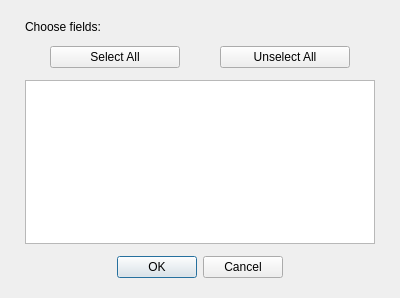
<?xml version="1.0" encoding="UTF-8"?>
<ui version="4.0">
 <class>FieldChooser</class>
 <widget class="QDialog" name="FieldChooser">
  <property name="windowModality">
   <enum>Qt::ApplicationModal</enum>
  </property>
  <property name="geometry">
   <rect>
    <x>0</x>
    <y>0</y>
    <width>400</width>
    <height>298</height>
   </rect>
  </property>
  <property name="windowTitle">
   <string>XYTools - Save as Excel</string>
  </property>
  <property name="sizeGripEnabled">
   <bool>false</bool>
  </property>
  <layout class="QVBoxLayout" name="verticalLayout">
   <property name="spacing">
    <number>0</number>
   </property>
   <property name="leftMargin">
    <number>25</number>
   </property>
   <property name="topMargin">
    <number>20</number>
   </property>
   <property name="rightMargin">
    <number>25</number>
   </property>
   <property name="bottomMargin">
    <number>20</number>
   </property>
   <item>
    <widget class="QLabel" name="label">
     <property name="text">
      <string>Choose fields:</string>
     </property>
     <property name="margin">
      <number>0</number>
     </property>
    </widget>
   </item>
   <item>
    <spacer name="verticalSpacer_3">
     <property name="orientation">
      <enum>Qt::Vertical</enum>
     </property>
     <property name="sizeHint" stdset="0">
      <size>
       <width>20</width>
       <height>40</height>
      </size>
     </property>
    </spacer>
   </item>
   <item>
    <layout class="QHBoxLayout" name="selectButtonsLayout">
     <property name="spacing">
      <number>40</number>
     </property>
     <property name="leftMargin">
      <number>25</number>
     </property>
     <property name="topMargin">
      <number>0</number>
     </property>
     <property name="rightMargin">
      <number>25</number>
     </property>
     <property name="bottomMargin">
      <number>0</number>
     </property>
     <item>
      <widget class="QPushButton" name="selectAll">
       <property name="text">
        <string>Select All</string>
       </property>
      </widget>
     </item>
     <item>
      <widget class="QPushButton" name="unselectAll">
       <property name="text">
        <string>Unselect All</string>
       </property>
      </widget>
     </item>
    </layout>
   </item>
   <item>
    <spacer name="verticalSpacer_2">
     <property name="orientation">
      <enum>Qt::Vertical</enum>
     </property>
     <property name="sizeHint" stdset="0">
      <size>
       <width>20</width>
       <height>40</height>
      </size>
     </property>
    </spacer>
   </item>
   <item>
    <widget class="QListWidget" name="fieldList"/>
   </item>
   <item>
    <spacer name="verticalSpacer">
     <property name="orientation">
      <enum>Qt::Vertical</enum>
     </property>
     <property name="sizeHint" stdset="0">
      <size>
       <width>20</width>
       <height>40</height>
      </size>
     </property>
    </spacer>
   </item>
   <item>
    <widget class="QDialogButtonBox" name="buttons">
     <property name="orientation">
      <enum>Qt::Horizontal</enum>
     </property>
     <property name="standardButtons">
      <set>QDialogButtonBox::Cancel|QDialogButtonBox::Ok</set>
     </property>
     <property name="centerButtons">
      <bool>true</bool>
     </property>
    </widget>
   </item>
  </layout>
 </widget>
 <resources/>
 <connections>
  <connection>
   <sender>buttons</sender>
   <signal>accepted()</signal>
   <receiver>FieldChooser</receiver>
   <slot>accept()</slot>
   <hints>
    <hint type="sourcelabel">
     <x>248</x>
     <y>254</y>
    </hint>
    <hint type="destinationlabel">
     <x>157</x>
     <y>274</y>
    </hint>
   </hints>
  </connection>
  <connection>
   <sender>buttons</sender>
   <signal>rejected()</signal>
   <receiver>FieldChooser</receiver>
   <slot>reject()</slot>
   <hints>
    <hint type="sourcelabel">
     <x>316</x>
     <y>260</y>
    </hint>
    <hint type="destinationlabel">
     <x>286</x>
     <y>274</y>
    </hint>
   </hints>
  </connection>
 </connections>
</ui>
